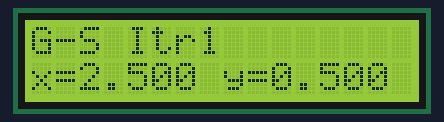
A sketch run on a simulated Arduino Uno, built with avr-gcc and run on an emulated ATmega328P. On the bench: 16×2 character LCD.

Above: at 0.1 s.
At 2.1 s:
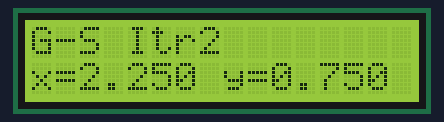
At 4.1 s:
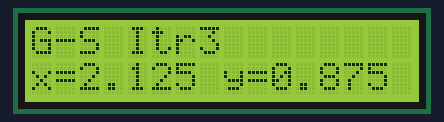
At 6.1 s:
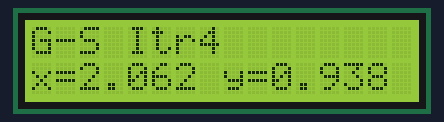
At 8.1 s:
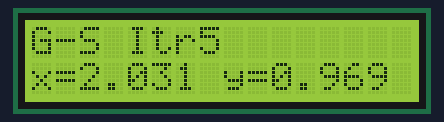

The sketch:

Gauss_Seidel_Method.ino
```cpp
#include <LiquidCrystal.h>
LiquidCrystal lcd(8,9,4,5,6,7);

float A[2][2]={{2,1},{1,1}}, b[2]={5,3}, x[2]={0,0};
int it=0;

void setup(){
  lcd.begin(16,2);
}
void loop(){
  if(it<5){
    x[0] = (b[0] - A[0][1]*x[1]) / A[0][0];
    x[1] = (b[1] - A[1][0]*x[0]) / A[1][1];
    lcd.setCursor(0,0); lcd.print("G-S Itr"); lcd.print(it+1);
    lcd.setCursor(0,1); lcd.print("x="); lcd.print(x[0],3);
    lcd.print(" y="); lcd.print(x[1],3);
    it++; delay(2000);
  }
}
```

Measured:
- what the display in image 1 shows lasts 2.0 s, from 2.1 s to 4.1 s
